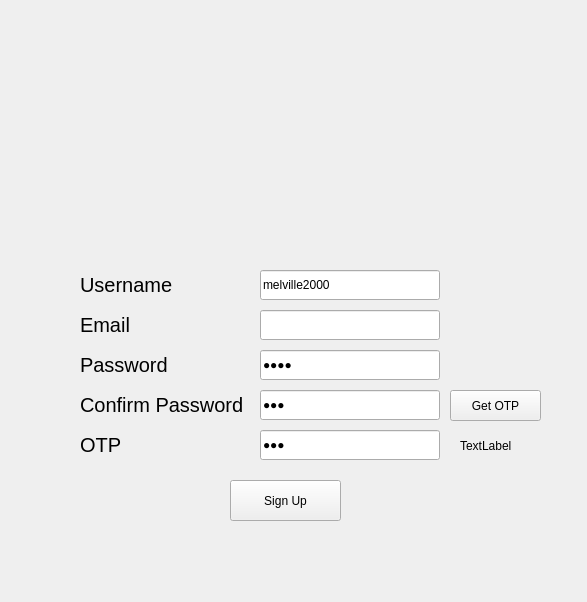
<?xml version="1.0" encoding="UTF-8"?>
<ui version="4.0">
 <class>Form</class>
 <widget class="QWidget" name="Form">
  <property name="geometry">
   <rect>
    <x>0</x>
    <y>0</y>
    <width>587</width>
    <height>602</height>
   </rect>
  </property>
  <property name="windowTitle">
   <string>PassVault Register</string>
  </property>
  <property name="windowIcon">
   <iconset>
    <normaloff>../logo/Logo.png</normaloff>../logo/Logo.png</iconset>
  </property>
  <widget class="QLineEdit" name="userInput">
   <property name="geometry">
    <rect>
     <x>260</x>
     <y>270</y>
     <width>180</width>
     <height>30</height>
    </rect>
   </property>
   <property name="text">
    <string>melville2000</string>
   </property>
  </widget>
  <widget class="QLabel" name="label">
   <property name="geometry">
    <rect>
     <x>80</x>
     <y>270</y>
     <width>107</width>
     <height>30</height>
    </rect>
   </property>
   <property name="font">
    <font>
     <pointsize>15</pointsize>
     <weight>50</weight>
     <bold>false</bold>
    </font>
   </property>
   <property name="text">
    <string>Username</string>
   </property>
   <property name="scaledContents">
    <bool>false</bool>
   </property>
   <property name="alignment">
    <set>Qt::AlignLeading|Qt::AlignLeft|Qt::AlignVCenter</set>
   </property>
  </widget>
  <widget class="QLineEdit" name="passwordInput">
   <property name="enabled">
    <bool>true</bool>
   </property>
   <property name="geometry">
    <rect>
     <x>260</x>
     <y>350</y>
     <width>180</width>
     <height>30</height>
    </rect>
   </property>
   <property name="acceptDrops">
    <bool>false</bool>
   </property>
   <property name="text">
    <string>dsad</string>
   </property>
   <property name="echoMode">
    <enum>QLineEdit::Password</enum>
   </property>
   <property name="clearButtonEnabled">
    <bool>false</bool>
   </property>
  </widget>
  <widget class="QLabel" name="label_2">
   <property name="geometry">
    <rect>
     <x>80</x>
     <y>390</y>
     <width>171</width>
     <height>30</height>
    </rect>
   </property>
   <property name="font">
    <font>
     <pointsize>15</pointsize>
     <weight>50</weight>
     <bold>false</bold>
    </font>
   </property>
   <property name="text">
    <string>Confirm Password</string>
   </property>
   <property name="scaledContents">
    <bool>false</bool>
   </property>
   <property name="alignment">
    <set>Qt::AlignLeading|Qt::AlignLeft|Qt::AlignVCenter</set>
   </property>
  </widget>
  <widget class="QLabel" name="label_4">
   <property name="geometry">
    <rect>
     <x>50</x>
     <y>70</y>
     <width>511</width>
     <height>191</height>
    </rect>
   </property>
   <property name="toolTipDuration">
    <number>0</number>
   </property>
   <property name="text">
    <string/>
   </property>
   <property name="pixmap">
    <pixmap>../../../../../../../media/melville/Windows_7/Loginscrlogo.png</pixmap>
   </property>
  </widget>
  <widget class="QLineEdit" name="cnfpasswordInput_2">
   <property name="enabled">
    <bool>true</bool>
   </property>
   <property name="geometry">
    <rect>
     <x>260</x>
     <y>390</y>
     <width>180</width>
     <height>30</height>
    </rect>
   </property>
   <property name="acceptDrops">
    <bool>false</bool>
   </property>
   <property name="text">
    <string>sad</string>
   </property>
   <property name="echoMode">
    <enum>QLineEdit::Password</enum>
   </property>
   <property name="clearButtonEnabled">
    <bool>false</bool>
   </property>
  </widget>
  <widget class="QLabel" name="label_3">
   <property name="geometry">
    <rect>
     <x>80</x>
     <y>350</y>
     <width>107</width>
     <height>30</height>
    </rect>
   </property>
   <property name="font">
    <font>
     <pointsize>15</pointsize>
     <weight>50</weight>
     <bold>false</bold>
    </font>
   </property>
   <property name="text">
    <string>Password</string>
   </property>
   <property name="scaledContents">
    <bool>false</bool>
   </property>
   <property name="alignment">
    <set>Qt::AlignLeading|Qt::AlignLeft|Qt::AlignVCenter</set>
   </property>
  </widget>
  <widget class="QLabel" name="label_5">
   <property name="geometry">
    <rect>
     <x>80</x>
     <y>310</y>
     <width>107</width>
     <height>30</height>
    </rect>
   </property>
   <property name="font">
    <font>
     <pointsize>15</pointsize>
     <weight>50</weight>
     <bold>false</bold>
    </font>
   </property>
   <property name="text">
    <string>Email</string>
   </property>
   <property name="scaledContents">
    <bool>false</bool>
   </property>
   <property name="alignment">
    <set>Qt::AlignLeading|Qt::AlignLeft|Qt::AlignVCenter</set>
   </property>
  </widget>
  <widget class="QLineEdit" name="otpInput_4">
   <property name="enabled">
    <bool>true</bool>
   </property>
   <property name="geometry">
    <rect>
     <x>260</x>
     <y>430</y>
     <width>180</width>
     <height>30</height>
    </rect>
   </property>
   <property name="acceptDrops">
    <bool>false</bool>
   </property>
   <property name="text">
    <string>sda</string>
   </property>
   <property name="echoMode">
    <enum>QLineEdit::Password</enum>
   </property>
   <property name="clearButtonEnabled">
    <bool>false</bool>
   </property>
  </widget>
  <widget class="QLabel" name="label_6">
   <property name="geometry">
    <rect>
     <x>80</x>
     <y>430</y>
     <width>171</width>
     <height>30</height>
    </rect>
   </property>
   <property name="font">
    <font>
     <pointsize>15</pointsize>
     <weight>50</weight>
     <bold>false</bold>
    </font>
   </property>
   <property name="text">
    <string>OTP</string>
   </property>
   <property name="scaledContents">
    <bool>false</bool>
   </property>
   <property name="alignment">
    <set>Qt::AlignLeading|Qt::AlignLeft|Qt::AlignVCenter</set>
   </property>
  </widget>
  <widget class="QPushButton" name="pushButton_2">
   <property name="geometry">
    <rect>
     <x>230</x>
     <y>480</y>
     <width>111</width>
     <height>41</height>
    </rect>
   </property>
   <property name="text">
    <string>Sign Up</string>
   </property>
  </widget>
  <widget class="QLabel" name="label_7">
   <property name="geometry">
    <rect>
     <x>460</x>
     <y>430</y>
     <width>81</width>
     <height>31</height>
    </rect>
   </property>
   <property name="text">
    <string>TextLabel</string>
   </property>
  </widget>
  <widget class="QLineEdit" name="emailInput">
   <property name="geometry">
    <rect>
     <x>260</x>
     <y>310</y>
     <width>180</width>
     <height>30</height>
    </rect>
   </property>
   <property name="text">
    <string/>
   </property>
  </widget>
  <widget class="QPushButton" name="pushButton">
   <property name="geometry">
    <rect>
     <x>450</x>
     <y>390</y>
     <width>91</width>
     <height>31</height>
    </rect>
   </property>
   <property name="text">
    <string>Get OTP</string>
   </property>
  </widget>
  <zorder>label_4</zorder>
  <zorder>userInput</zorder>
  <zorder>label</zorder>
  <zorder>passwordInput</zorder>
  <zorder>label_2</zorder>
  <zorder>cnfpasswordInput_2</zorder>
  <zorder>label_3</zorder>
  <zorder>label_5</zorder>
  <zorder>otpInput_4</zorder>
  <zorder>label_6</zorder>
  <zorder>pushButton_2</zorder>
  <zorder>label_7</zorder>
  <zorder>emailInput</zorder>
  <zorder>pushButton</zorder>
 </widget>
 <resources/>
 <connections/>
</ui>
